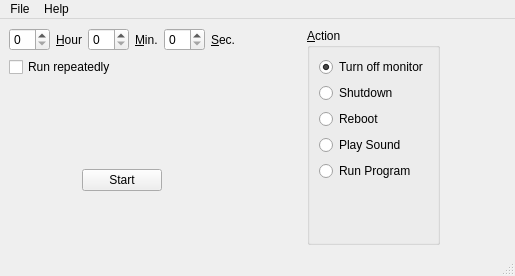
<?xml version="1.0" encoding="UTF-8"?>
<ui version="4.0">
 <class>MainWindow</class>
 <widget class="QMainWindow" name="MainWindow">
  <property name="geometry">
   <rect>
    <x>0</x>
    <y>0</y>
    <width>515</width>
    <height>276</height>
   </rect>
  </property>
  <property name="windowTitle">
   <string>Hsiu-Ming's Timer</string>
  </property>
  <property name="windowIcon">
   <iconset resource="hmtimer.qrc">
    <normaloff>:/hmtimer.png</normaloff>:/hmtimer.png</iconset>
  </property>
  <widget class="QWidget" name="centralwidget">
   <layout class="QHBoxLayout" name="horizontalLayout_3">
    <item>
     <layout class="QVBoxLayout" name="verticalLayout">
      <item>
       <layout class="QHBoxLayout" name="horizontalLayout_2">
        <item>
         <widget class="QSpinBox" name="spbHour"/>
        </item>
        <item>
         <widget class="QLabel" name="label">
          <property name="text">
           <string>&amp;Hour</string>
          </property>
          <property name="buddy">
           <cstring>spbHour</cstring>
          </property>
         </widget>
        </item>
        <item>
         <widget class="QSpinBox" name="spbMinute">
          <property name="maximum">
           <number>59</number>
          </property>
         </widget>
        </item>
        <item>
         <widget class="QLabel" name="labelMinute">
          <property name="text">
           <string comment="minute">&amp;Min.</string>
          </property>
          <property name="buddy">
           <cstring>spbMinute</cstring>
          </property>
         </widget>
        </item>
        <item>
         <widget class="QSpinBox" name="spbSecond">
          <property name="readOnly">
           <bool>false</bool>
          </property>
          <property name="maximum">
           <number>59</number>
          </property>
         </widget>
        </item>
        <item>
         <widget class="QLabel" name="labelSecond">
          <property name="text">
           <string comment="second">&amp;Sec.</string>
          </property>
          <property name="buddy">
           <cstring>spbSecond</cstring>
          </property>
         </widget>
        </item>
       </layout>
      </item>
      <item>
       <widget class="QCheckBox" name="chbRunRepeatedly">
        <property name="text">
         <string>Run repeatedly</string>
        </property>
       </widget>
      </item>
      <item>
       <spacer name="verticalSpacer">
        <property name="orientation">
         <enum>Qt::Vertical</enum>
        </property>
        <property name="sizeHint" stdset="0">
         <size>
          <width>17</width>
          <height>86</height>
         </size>
        </property>
       </spacer>
      </item>
      <item>
       <layout class="QHBoxLayout" name="horizontalLayout">
        <item>
         <spacer name="horizontalSpacer_2">
          <property name="orientation">
           <enum>Qt::Horizontal</enum>
          </property>
          <property name="sizeHint" stdset="0">
           <size>
            <width>40</width>
            <height>20</height>
           </size>
          </property>
         </spacer>
        </item>
        <item>
         <widget class="QPushButton" name="btnStart">
          <property name="enabled">
           <bool>true</bool>
          </property>
          <property name="text">
           <string>Start</string>
          </property>
         </widget>
        </item>
        <item>
         <spacer name="horizontalSpacer_3">
          <property name="orientation">
           <enum>Qt::Horizontal</enum>
          </property>
          <property name="sizeHint" stdset="0">
           <size>
            <width>40</width>
            <height>20</height>
           </size>
          </property>
         </spacer>
        </item>
       </layout>
      </item>
      <item>
       <spacer name="verticalSpacer_3">
        <property name="orientation">
         <enum>Qt::Vertical</enum>
        </property>
        <property name="sizeHint" stdset="0">
         <size>
          <width>20</width>
          <height>40</height>
         </size>
        </property>
       </spacer>
      </item>
     </layout>
    </item>
    <item>
     <spacer name="horizontalSpacer_4">
      <property name="orientation">
       <enum>Qt::Horizontal</enum>
      </property>
      <property name="sizeHint" stdset="0">
       <size>
        <width>40</width>
        <height>20</height>
       </size>
      </property>
     </spacer>
    </item>
    <item>
     <widget class="QGroupBox" name="groupBox">
      <property name="title">
       <string>&amp;Action</string>
      </property>
      <layout class="QVBoxLayout" name="verticalLayout_2">
       <item>
        <widget class="QRadioButton" name="rbtMonitor">
         <property name="text">
          <string>Turn off monitor</string>
         </property>
         <property name="checked">
          <bool>true</bool>
         </property>
        </widget>
       </item>
       <item>
        <widget class="QRadioButton" name="rbtShutdown">
         <property name="text">
          <string>Shutdown</string>
         </property>
        </widget>
       </item>
       <item>
        <widget class="QRadioButton" name="rbtReboot">
         <property name="text">
          <string>Reboot</string>
         </property>
        </widget>
       </item>
       <item>
        <widget class="QRadioButton" name="rbtSound">
         <property name="text">
          <string>Play Sound</string>
         </property>
         <property name="checked">
          <bool>false</bool>
         </property>
        </widget>
       </item>
       <item>
        <widget class="QRadioButton" name="rbtRunprogram">
         <property name="text">
          <string>Run Program</string>
         </property>
        </widget>
       </item>
       <item>
        <spacer name="verticalSpacer_2">
         <property name="orientation">
          <enum>Qt::Vertical</enum>
         </property>
         <property name="sizeHint" stdset="0">
          <size>
           <width>20</width>
           <height>12</height>
          </size>
         </property>
        </spacer>
       </item>
      </layout>
     </widget>
    </item>
    <item>
     <spacer name="horizontalSpacer">
      <property name="orientation">
       <enum>Qt::Horizontal</enum>
      </property>
      <property name="sizeHint" stdset="0">
       <size>
        <width>17</width>
        <height>20</height>
       </size>
      </property>
     </spacer>
    </item>
   </layout>
  </widget>
  <widget class="QMenuBar" name="menubar">
   <property name="geometry">
    <rect>
     <x>0</x>
     <y>0</y>
     <width>515</width>
     <height>26</height>
    </rect>
   </property>
   <widget class="QMenu" name="menuHelp">
    <property name="title">
     <string>Help</string>
    </property>
    <addaction name="actionHomepage"/>
    <addaction name="actionProject_Page"/>
    <addaction name="actionDonate"/>
    <addaction name="separator"/>
    <addaction name="actionAbout_Qt"/>
    <addaction name="actionAbout"/>
   </widget>
   <widget class="QMenu" name="menuFile">
    <property name="title">
     <string>File</string>
    </property>
    <addaction name="actionSettings"/>
    <addaction name="actionQuit"/>
   </widget>
   <addaction name="menuFile"/>
   <addaction name="menuHelp"/>
  </widget>
  <widget class="QStatusBar" name="statusbar"/>
  <action name="actionAbout">
   <property name="text">
    <string>About</string>
   </property>
  </action>
  <action name="actionAbout_Qt">
   <property name="text">
    <string>About Qt</string>
   </property>
  </action>
  <action name="actionHomepage">
   <property name="text">
    <string>Homepage</string>
   </property>
  </action>
  <action name="actionSettings">
   <property name="text">
    <string>Settings</string>
   </property>
  </action>
  <action name="actionQuit">
   <property name="text">
    <string>Quit</string>
   </property>
  </action>
  <action name="actionProject_Page">
   <property name="text">
    <string>Project Page</string>
   </property>
  </action>
  <action name="actionDonate">
   <property name="text">
    <string>Donate</string>
   </property>
  </action>
 </widget>
 <tabstops>
  <tabstop>spbHour</tabstop>
  <tabstop>spbMinute</tabstop>
  <tabstop>spbSecond</tabstop>
  <tabstop>chbRunRepeatedly</tabstop>
  <tabstop>btnStart</tabstop>
  <tabstop>rbtMonitor</tabstop>
  <tabstop>rbtShutdown</tabstop>
  <tabstop>rbtReboot</tabstop>
  <tabstop>rbtSound</tabstop>
  <tabstop>rbtRunprogram</tabstop>
 </tabstops>
 <resources>
  <include location="hmtimer.qrc"/>
 </resources>
 <connections>
  <connection>
   <sender>actionQuit</sender>
   <signal>triggered()</signal>
   <receiver>MainWindow</receiver>
   <slot>close()</slot>
   <hints>
    <hint type="sourcelabel">
     <x>-1</x>
     <y>-1</y>
    </hint>
    <hint type="destinationlabel">
     <x>194</x>
     <y>113</y>
    </hint>
   </hints>
  </connection>
 </connections>
</ui>
